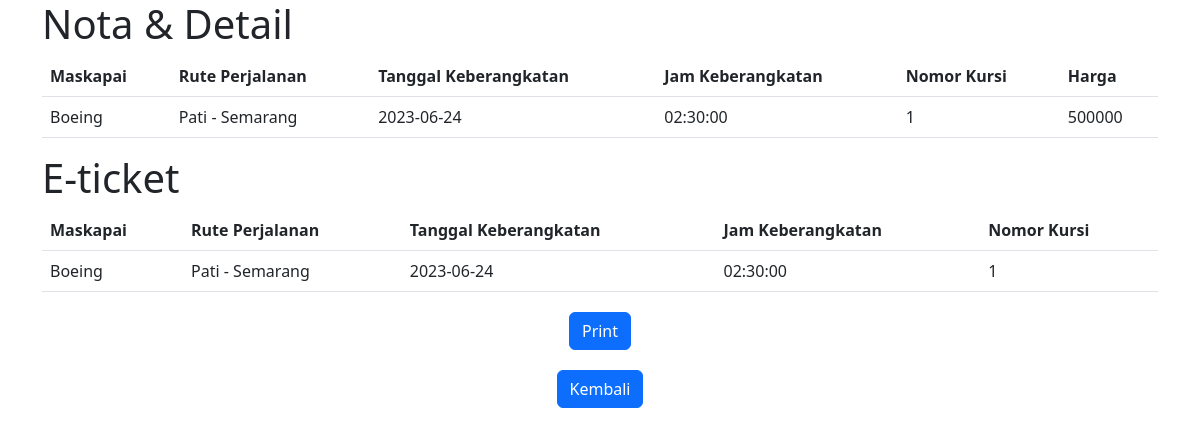
Screenshot of /customer/nota.php?id=27 with the database file from the repository.
### tables this page shows
CREATE TABLE `log_transaksi` (
  `id_transaksi` int(11) NOT NULL,
  `tgl_transaksi` date NOT NULL,
  `no_kursi` int(11) NOT NULL,
  `id_pwt` int(11) NOT NULL
);

CREATE TABLE `pesanan_tiket` (
  `id_pwt` int(11) NOT NULL,
  `nama_pwt` text NOT NULL,
  `kota_brkt` text NOT NULL,
  `tujuan` text NOT NULL,
  `tgl_brkt` date NOT NULL,
  `jam_brkt` time NOT NULL,
  `harga_tiket` int(11) NOT NULL
);

### customer/nota.php (the view, shortened to what this page needs)
<?php
require_once "../connection/conn.php";
?>
<!DOCTYPE html>
<html lang="en">
<head>
    <link href="https://cdn.jsdelivr.net/npm/bootstrap@5.3.0/dist/css/bootstrap.min.css" rel="stylesheet">
</head>
<body>
    <?php
    $id = $_GET["id"];
    $query = "SELECT log_transaksi.*, pesanan_tiket.nama_pwt, pesanan_tiket.kota_brkt, pesanan_tiket.tujuan, pesanan_tiket.tgl_brkt, pesanan_tiket.jam_brkt, pesanan_tiket.harga_tiket
FROM log_transaksi
INNER JOIN pesanan_tiket ON log_transaksi.id_pwt = pesanan_tiket.id_pwt where log_transaksi.id_transaksi = $id";
    $result = mysqli_query($conn, $query);
    $data = mysqli_fetch_assoc($result);
    ?>
    <div class="container">
        <h1>Nota & Detail</h1>
        <table class="table">
            <thead>
                <tr>
                    <th>Maskapai</th>
                    <th>Rute Perjalanan</th>
                    <th>Tanggal Keberangkatan</th>
                    <th>Jam Keberangkatan</th>
                    <th>Nomor Kursi</th>
                    <th>Harga</th>
                </tr>
            </thead>
            <tbody>
                <tr>
                    <td><?= $data["nama_pwt"] ?? "No Data"; ?></td>
                    <td><?= $data["kota_brkt"] ?? "No Data"; ?> - <?= $data["tujuan"] ?? "No Data"; ?></td>
                    <td><?= $data["tgl_brkt"] ?? "No Data"; ?></td>
                    <td><?= $data["jam_brkt"] ?? "No Data"; ?></td>
                    <td><?= $data["no_kursi"]  ?? "No Data"; ?></td>
                    <td><?= $data["harga_tiket"] ?? "No Data"; ?></td>
                </tr>
            </tbody>
        </table>
    </div>
    <div class="container ticket">
        <h1>E-ticket</h1>
        <table class="table">
            <thead>
                <tr>
                    <th>Maskapai</th>
                    <th>Rute Perjalanan</th>
                    <th>Tanggal Keberangkatan</th>
                    <th>Jam Keberangkatan</th>
                    <th>Nomor Kursi</th>
                </tr>
            </thead>
            <tbody>
                <tr>
                    <td><?= $data["nama_pwt"] ?? "No Data"; ?></td>
                    <td><?= $data["kota_brkt"] ?? "No Data"; ?> - <?= $data["tujuan"] ?? "No Data"; ?></td>
                    <td><?= $data["tgl_brkt"] ?? "No Data"; ?></td>
                    <td><?= $data["jam_brkt"] ?? "No Data"; ?></td>
                    <td><?= $data["no_kursi"] ?? "No Data"; ?></td>
                </tr>
            </tbody>
        </table>
        <div class="center-button">
            <button onclick="printPage()" class="btn btn-primary">Print</button>
        </div>
        <div class="center-button">
            <a href="home.php" class="btn btn-primary">Kembali</a>
        </div>
    </div>
</body>
</html>

### customer/nota.php (style rules this page uses)
.center-button { display: flex; justify-content: center; margin-top: 20px; }

### rows the page displays
log_transaksi: id_pwt.nama_pwt "Boeing", id_pwt.kota_brkt "Pati", id_pwt.tujuan "Semarang", id_pwt.tgl_brkt "2023-06-24", id_pwt.jam_brkt "02:30:00", no_kursi "1", id_pwt.harga_tiket "500000"
